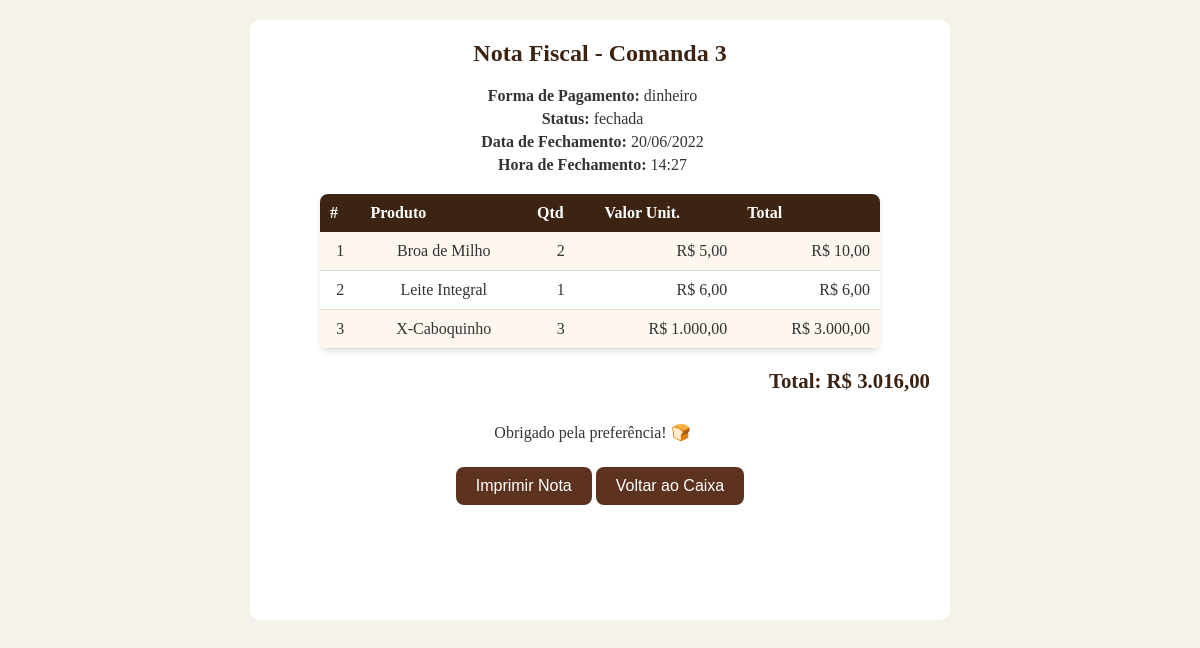
Page /php/nota_fiscal.php?id=3 (signed in) on the committed database.
### tables this page shows
CREATE TABLE `comanda` (
  `id_comanda` int(11) NOT NULL,
  `id_funcionario` int(11) NOT NULL,
  `data_abertura` date DEFAULT NULL,
  `hora_abertura` time DEFAULT NULL,
  `data_fechamento` date DEFAULT NULL,
  `hora_fechamento` time DEFAULT NULL,
  `status` varchar(10) DEFAULT NULL,
  `forma_pagamento` varchar(50) DEFAULT NULL
);

CREATE TABLE `item_comanda` (
  `id_item_comanda` int(11) NOT NULL,
  `id_comanda` int(11) NOT NULL,
  `id_produto` int(11) NOT NULL,
  `quantidade` int(11) DEFAULT NULL,
  `observacao` varchar(100) DEFAULT NULL,
  `total` decimal(10,2) DEFAULT NULL
);

CREATE TABLE `produto` (
  `id_produto` int(11) NOT NULL,
  `id_fornecedor` int(11) NOT NULL,
  `nome_produto` varchar(80) DEFAULT NULL,
  `descricao` varchar(150) DEFAULT NULL,
  `preco` decimal(10,2) DEFAULT NULL,
  `unmedida` char(10) DEFAULT NULL,
  `validade` date DEFAULT NULL,
  `imagem_produto` longblob DEFAULT NULL,
  `quantidade_produto` varchar(255) DEFAULT NULL,
  `ativo` tinyint(1) DEFAULT 1
);

### php/nota_fiscal.php (the view, shortened to what this page needs)
<?php
require_once "conexao.php";
$id_comanda = $_GET['id'] ?? null;
$stmt = $pdo->prepare("SELECT * FROM comanda WHERE id_comanda = :id");
$stmt->execute(['id' => $id_comanda]);
$comanda = $stmt->fetch(PDO::FETCH_ASSOC);
$stmtItens = $pdo->prepare("
    SELECT ic.id_item_comanda, ic.quantidade, ic.total, p.nome_produto, p.preco
    FROM item_comanda ic
    JOIN produto p ON ic.id_produto = p.id_produto
    WHERE ic.id_comanda = :id
");
$stmtItens->execute(['id' => $id_comanda]);
$itens = $stmtItens->fetchAll(PDO::FETCH_ASSOC);
$subtotal = 0;
foreach ($itens as $item) {
    $subtotal += $item['quantidade'] * $item['preco'];
}
?>
<!DOCTYPE html>
<html lang="pt-br">
<head>
</head>
<body>
<div class="box_nf">
<h2>Nota Fiscal - Comanda <?= htmlspecialchars($id_comanda) ?></h2>
<p><strong>Forma de Pagamento:</strong> <?= htmlspecialchars($comanda['forma_pagamento']) ?></p>
<p><strong>Status:</strong> <?= htmlspecialchars($comanda['status']) ?></p>
<p><strong>Data de Fechamento:</strong>
   <?= $comanda['data_fechamento']
        ? date('d/m/Y', strtotime($comanda['data_fechamento']))
        : '---' ?>
</p>
<p><strong>Hora de Fechamento:</strong>
   <?= $comanda['hora_fechamento']
        ? date('H:i', strtotime($comanda['hora_fechamento']))
        : '---' ?>
</p>
<table>
    <thead>
        <tr>
            <th>#</th>
            <th>Produto</th>
            <th>Qtd</th>
            <th>Valor Unit.</th>
            <th>Total</th>
        </tr>
    </thead>
    <tbody>
        <?php foreach ($itens as $index => $item): ?>
        <tr>
            <td><?= $index + 1 ?></td>
            <td><?= htmlspecialchars($item['nome_produto']) ?></td>
            <td><?= $item['quantidade'] ?></td>
            <td class="right">R$ <?= number_format($item['preco'], 2, ',', '.') ?></td>
            <td class="right">R$ <?= number_format($item['quantidade'] * $item['preco'], 2, ',', '.') ?></td>
        </tr>
        <?php endforeach; ?>
    </tbody>
</table>
<p class="total">Total: R$ <?= number_format($subtotal, 2, ',', '.') ?></p>
<div class="footer">
    <p>Obrigado pela preferência! 🍞</p>
    <button onclick="window.print()">Imprimir Nota</button>
    <button onclick="window.close()">Voltar ao Caixa</button>
</div>
</body>
</html>

### php/nota_fiscal.php (style rules this page uses)
body { font-family: 'Times New Roman'; margin: 20px; background-color: #f5f1eb; margin: 0; padding: 0; height: 100%; width: 100%; font-family: 'Times New Roman'; background-image: url('../img/fundo_padaria.png'); background-size: cover; background-repeat: no-repeat; background-position: center; display: flex; flex-direction: column; align-items: center; min-height: 100vh; overflow-x: hidden; color: #333; }
.box_nf { background-color: white; margin: 20px 10px; width: 700px; height: 600px; border-radius: 10px; text-align: center; float: center; }
h2 { text-align: center; color: #3D2412; margin-bottom: 20px; }
p { font-size: 16px; margin: 5px; margin-right:20px; }
table { width: 80%; text-align: center; border-collapse: collapse; margin: 20px auto; box-shadow: 0 3px 6px rgba(0,0,0,0.1); border-radius: 8px; overflow: hidden; }
th { background-color: #3D2412; color: #fff; padding: 10px; text-align: left; }
td { background-color: #fff; padding: 10px; border-bottom: 1px solid #ddd; }
td.right { text-align: right; }
tbody tr:nth-child(odd) td { background-color: #fdf7f0; }
.total { font-weight: bold; font-size: 1.3em; text-align: right; margin-top: 15px; color: #3D2412; }
.footer { text-align: center; margin-top: 30px; }
button { margin-top: 20px; padding: 10px 20px; font-size: 16px; cursor: pointer; border: none; border-radius: 8px; background-color: #5d331f; color: #fff; transition: 0.3s; }

### rows in the picture
comanda: forma_pagamento "dinheiro", status "fechada", data_fechamento "20/06/2022", hora_fechamento "14:27"
item_comanda: id_produto.nome_produto "Broa de Milho", quantidade "2", id_produto.preco "5,00", $item['quantidade']*$item['preco'] "10,00"
item_comanda: id_produto.nome_produto "Leite Integral", quantidade "1", id_produto.preco "6,00", $item['quantidade']*$item['preco'] "6,00"
item_comanda: id_produto.nome_produto "X-Caboquinho", quantidade "3", id_produto.preco "1.000,00", $item['quantidade']*$item['preco'] "3.000,00"

### other values in the picture
$id_comanda "3"
$subtotal "3.016,00"
